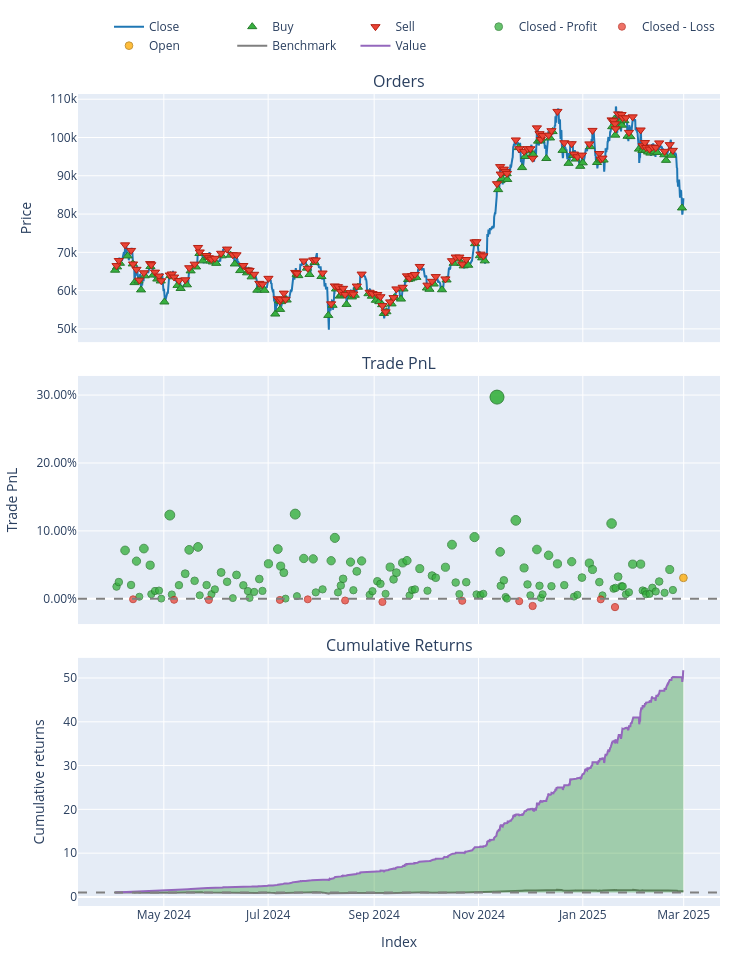

The notebook cell this image was saved under:
### Markdown cell above
Backtest with full dataset

### Code cell
import sys
import os
import warnings
from pathlib import Path

# ---------------------------------------------------------------------------
# 1) SET PROJECT ROOT AND UPDATE PATH/WORKING DIRECTORY
# ---------------------------------------------------------------------------
project_root = Path.cwd().parent.parent
sys.path.append(str(project_root))
os.chdir(str(project_root))
warnings.filterwarnings("ignore")

import pandas as pd
import numpy as np
import MetaTrader5 as mt5
import vectorbt as vbt
import joblib

# Our modules
from data.data_loader import get_data_mt5
from features.feature_engineering import add_all_ta_features
from features.labeling_schemes import create_labels_multi_bar  # Function for multi-bar labeling

# Sklearn
from sklearn.metrics import accuracy_score

###########################################################
# 1) DATA LOADING & FEATURE ENGINEERING
###########################################################
if not mt5.initialize():
    print("Failed to initialize MT5")
else:
    # Fetch 2000 most recent bars for backtesting
    data = get_data_mt5(symbol="BTCUSD", timeframe=mt5.TIMEFRAME_H4, n_bars=2000, start_pos=0)
    mt5.shutdown()

# Add technical features
df = add_all_ta_features(data)

# Create multi-bar classification labels, e.g. horizon=5, threshold=0.005
df_lbl = create_labels_multi_bar(df, horizon=5, threshold=0.005)

# X => all features except the label columns
X = df_lbl.drop(columns=["multi_bar_label", "future_return_h"])
y = df_lbl["multi_bar_label"]

# SHIFT labels from [-1,0,+1] => [0,1,2] to avoid Sklearn classification errors
y_shifted = y + 1  # -1 → 0, 0 → 1, +1 → 2

###########################################################
# 2) LOAD BEST CLASSIFICATION MODEL & TRAIN ON FULL DATASET
###########################################################
best_pipeline = joblib.load("models/saved_models/best_rf_mb_pipeline.pkl")
print("Loaded best classification model from 'best_rf_mb_pipeline.pkl'")

print("\nTraining on full dataset (No folds) ...")
best_pipeline.fit(X, y_shifted)  # Train on full dataset

# Predict on full dataset
preds_shifted = best_pipeline.predict(X)

# Shift predictions back to [-1,0,+1] class labels
preds = preds_shifted - 1

# Compute accuracy score against true labels (after shifting back)
y_true_unshifted = y_shifted - 1
accuracy = accuracy_score(y_true_unshifted, preds)
print(f"\nFull Dataset Accuracy: {accuracy:.4f}")

# Convert predicted classes => signals
# +1 => buy, -1 => sell, 0 => no position
signals = preds

###########################################################
# 3) RUN VECTORBT BACKTEST ON FULL DATASET
###########################################################
print("\nRunning Full Backtest on Entire 2000 Bars...")

# Align signals with the dataset
df_full = df_lbl.copy()
close_prices_full = df_full["close"]

if len(signals) < len(close_prices_full):
    signals = np.append(signals, [0] * (len(close_prices_full) - len(signals)))

signals_s = pd.Series(signals, index=close_prices_full.index)

fees = 0.0002  # 0.02% transaction cost per trade

pf_full = vbt.Portfolio.from_signals(
    close_prices_full,
    entries=signals_s > 0,
    exits=signals_s < 0,
    init_cash=10000,
    freq='4H',
    fees=fees
)

total_return = pf_full.total_return()
sharpe_ratio = pf_full.sharpe_ratio()

print("\nFull Backtest Results:")
print(f"Accuracy={accuracy:.2f}, Return={total_return:.2f}%, Sharpe={sharpe_ratio:.2f}")
print(pf_full.stats())

# Optional: Plot the backtest results
fig = pf_full.plot()
fig.show()

### Figure 1 — Plotly figure (JSON) as saved in the notebook; plotly's stock layout.template omitted (floating-point values rounded to 4 significant figures; data arrays with more than 128 entries replaced by an {"elided": "..."} marker saying what was removed)
{"data": [{"legendgroup": "0", "line": {"color": "#1f77b4"}, "name": "Close", "showlegend": true, "type": "scatter", "uid": "9bf9d9d6-e402-472f-b4c6-d7250118d3ea", "x": {"elided": "1995 str values"}, "xaxis": "x", "y": {"elided": "1995 float values"}, "yaxis": "y"}, {"customdata": {"elided": "138x3 float values"}, "hovertemplate": "Order Id: %{customdata[0]}<br>Timestamp: %{x}<br>Price: %{y}<br>Size: %{customdata[1]:.6f}<br>Fees: %{customdata[2]:.6f}", "legendgroup": "1", "marker": {"color": "#37B13F", "line": {"color": "rgb(38,123,44)", "width": 1}, "size": 8, "symbol": "triangle-up"}, "mode": "markers", "name": "Buy", "type": "scatter", "uid": "8f99265f-7f12-443a-acd9-03bc28ae65a1", "x": {"elided": "138 str values"}, "xaxis": "x", "y": {"elided": "138 float values"}, "yaxis": "y"}, {"customdata": {"elided": "137x3 float values"}, "hovertemplate": "Order Id: %{customdata[0]}<br>Timestamp: %{x}<br>Price: %{y}<br>Size: %{customdata[1]:.6f}<br>Fees: %{customdata[2]:.6f}", "legendgroup": "2", "marker": {"color": "#EA4335", "line": {"color": "rgb(181,31,18)", "width": 1}, "size": 8, "symbol": "triangle-down"}, "mode": "markers", "name": "Sell", "type": "scatter", "uid": "4169b1b5-20c7-4a62-a87c-61ed0568d2b6", "x": {"elided": "137 str values"}, "xaxis": "x", "y": {"elided": "137 float values"}, "yaxis": "y"}, {"customdata": {"elided": "125x4 float values"}, "hovertemplate": "Exit Trade Id: %{customdata[0]}<br>Position Id: %{customdata[1]}<br>Exit Timestamp: %{x}<br>PnL: %{customdata[2]:.6f}<br>Return: %{customdata[3]:.2%}", "legendgroup": "3", "marker": {"color": "#37B13F", "line": {"color": "rgb(38,123,44)", "width": 1}, "opacity": [0.7589, 0.7623, 0.7859, 0.7602, 0.7779, 0.7514, 0.7873, 0.7749, 0.7533, 0.7557, 0.756, 0.75, 0.8122, 0.7531, 0.76, 0.7685, 0.7863, 0.7633, 0.7885, 0.7525, 0.7601, 0.7533, 0.7569, 0.7695, 0.7625, 0.7504, 0.7676, 0.7599, 0.7556, 0.7505, 0.755, 0.7646, 0.7558, 0.7759, 0.7869, 0.7742, 0.7693, 0.75, 0.8129, 0.7519, 0.7799, 0.7796, 0.7547, 0.7569, 0.7782, 0.7952, 0.7547, 0.7598, 0.7647, 0.7772, 0.7562, 0.7703, 0.7781, 0.7528, 0.7556, 0.7629, 0.761, 0.7536, 0.7735, 0.7643, 0.7693, 0.7766, 0.7783, 0.7524, 0.7564, 0.7569, 0.7723, 0.7559, 0.7671, 0.7656, 0.7734, 0.7902, 0.762, 0.7534, 0.7622, 0.7958, 0.7532, 0.7527, 0.7536, 0.9, 0.7848, 0.7595, 0.7636, 0.7512, 0.75, 0.8083, 0.7728, 0.7606, 0.7525, 0.7866, 0.7596, 0.7506, 0.7532, 0.7823, 0.7592, 0.7759, 0.7601, 0.7775, 0.7515, 0.7528, 0.7657, 0.7764, 0.7717, 0.7623, 0.7524, 0.8059, 0.7574, 0.758, 0.7663, 0.7592, 0.7591, 0.7532, 0.7547, 0.7757, 0.7757, 0.7561, 0.7554, 0.7532, 0.7535, 0.7581, 0.7553, 0.7627, 0.7544, 0.7717, 0.7564], "size": [7.417, 7.575, 8.675, 7.474, 8.302, 7.066, 8.739, 8.161, 7.154, 7.266, 7.278, 7.001, 9.902, 7.144, 7.468, 7.865, 8.695, 7.619, 8.796, 7.116, 7.471, 7.154, 7.32, 7.91, 7.584, 7.018, 7.823, 7.463, 7.262, 7.025, 7.234, 7.681, 7.269, 8.21, 8.722, 8.13, 7.902, 7.001, 9.937, 7.086, 8.395, 8.381, 7.218, 7.323, 8.316, 9.11, 7.217, 7.456, 7.687, 8.271, 7.292, 7.948, 8.309, 7.132, 7.259, 7.604, 7.515, 7.166, 8.096, 7.669, 7.901, 8.242, 8.321, 7.111, 7.298, 7.322, 8.042, 7.275, 7.8, 7.726, 8.091, 8.875, 7.56, 7.158, 7.571, 9.137, 7.148, 7.126, 7.168, 14, 8.625, 7.445, 7.636, 7.058, 7, 9.719, 8.066, 7.495, 7.117, 8.707, 7.448, 7.026, 7.15, 8.507, 7.431, 8.208, 7.469, 8.283, 7.072, 7.132, 7.731, 8.234, 8.011, 7.573, 7.114, 9.609, 7.346, 7.373, 7.762, 7.43, 7.422, 7.15, 7.22, 8.197, 8.199, 7.283, 7.251, 7.151, 7.165, 7.376, 7.249, 7.595, 7.203, 8.011, 7.299], "symbol": "circle"}, "mode": "markers", "name": "Closed - Profit", "type": "scatter", "uid": "77f748a2-64cd-44b1-b51b-46924b81aa68", "x": ["2024-04-03T08:00:00", "2024-04-04T16:00:00", "2024-04-08T08:00:00", "2024-04-11T20:00:00", "2024-04-15T00:00:00", "2024-04-16T16:00:00", "2024-04-19T08:00:00", "2024-04-23T00:00:00", "2024-04-23T16:00:00", "2024-04-25T20:00:00", "2024-04-28T04:00:00", "2024-04-29T12:00:00", "2024-05-04T12:00:00", "2024-05-05T16:00:00", "2024-05-09T20:00:00", "2024-05-13T12:00:00", "2024-05-15T20:00:00", "2024-05-19T00:00:00", "2024-05-21T00:00:00", "2024-05-22T00:00:00", "2024-05-26T00:00:00", "2024-05-28T20:00:00", "2024-05-30T20:00:00", "2024-06-03T12:00:00", "2024-06-07T00:00:00", "2024-06-10T08:00:00", "2024-06-12T12:00:00", "2024-06-16T12:00:00", "2024-06-19T04:00:00", "2024-06-20T04:00:00", "2024-06-22T20:00:00", "2024-06-25T20:00:00", "2024-06-27T16:00:00", "2024-07-01T04:00:00", "2024-07-06T16:00:00", "2024-07-08T08:00:00", "2024-07-10T04:00:00", "2024-07-11T04:00:00", "2024-07-16T20:00:00", "2024-07-17T20:00:00", "2024-07-21T20:00:00", "2024-07-27T08:00:00", "2024-07-28T20:00:00", "2024-08-01T20:00:00", "2024-08-06T20:00:00", "2024-08-09T00:00:00", "2024-08-10T20:00:00", "2024-08-12T12:00:00", "2024-08-13T20:00:00", "2024-08-18T04:00:00", "2024-08-19T20:00:00", "2024-08-21T20:00:00", "2024-08-24T16:00:00", "2024-08-29T08:00:00", "2024-08-31T00:00:00", "2024-09-02T20:00:00", "2024-09-04T16:00:00", "2024-09-07T16:00:00", "2024-09-10T08:00:00", "2024-09-12T08:00:00", "2024-09-14T00:00:00", "2024-09-17T16:00:00", "2024-09-20T04:00:00", "2024-09-21T16:00:00", "2024-09-23T04:00:00", "2024-09-24T20:00:00", "2024-09-27T16:00:00", "2024-10-02T04:00:00", "2024-10-04T20:00:00", "2024-10-07T00:00:00", "2024-10-12T16:00:00", "2024-10-16T12:00:00", "2024-10-18T16:00:00", "2024-10-20T20:00:00", "2024-10-24T20:00:00", "2024-10-29T16:00:00", "2024-10-30T20:00:00", "2024-11-02T04:00:00", "2024-11-03T20:00:00", "2024-11-11T20:00:00", "2024-11-13T16:00:00", "2024-11-14T00:00:00", "2024-11-15T20:00:00", "2024-11-16T20:00:00", "2024-11-17T16:00:00", "2024-11-22T20:00:00", "2024-11-27T16:00:00", "2024-11-29T16:00:00", "2024-12-01T08:00:00", "2024-12-05T04:00:00", "2024-12-06T16:00:00", "2024-12-07T12:00:00", "2024-12-08T12:00:00", "2024-12-12T00:00:00", "2024-12-13T16:00:00", "2024-12-17T04:00:00", "2024-12-21T04:00:00", "2024-12-25T12:00:00", "2024-12-26T20:00:00", "2024-12-28T20:00:00", "2024-12-31T12:00:00", "2025-01-04T20:00:00", "2025-01-06T16:00:00", "2025-01-10T16:00:00", "2025-01-12T12:00:00", "2025-01-17T20:00:00", "2025-01-19T00:00:00", "2025-01-20T04:00:00", "2025-01-21T16:00:00", "2025-01-23T16:00:00", "2025-01-24T08:00:00", "2025-01-26T04:00:00", "2025-01-28T00:00:00", "2025-01-30T04:00:00", "2025-02-03T20:00:00", "2025-02-05T00:00:00", "2025-02-06T08:00:00", "2025-02-07T00:00:00", "2025-02-09T00:00:00", "2025-02-10T16:00:00", "2025-02-12T16:00:00", "2025-02-14T16:00:00", "2025-02-17T20:00:00", "2025-02-20T20:00:00", "2025-02-22T16:00:00"], "xaxis": "x2", "y": [0.01802, 0.02471, 0.07129, 0.02042, 0.05549, 0.003135, 0.07402, 0.04953, 0.006855, 0.0116, 0.01213, 0.0003879, 0.1233, 0.006436, 0.02014, 0.03699, 0.07217, 0.02658, 0.07643, 0.005225, 0.02027, 0.006875, 0.0139, 0.03889, 0.0251, 0.001109, 0.0352, 0.01996, 0.01144, 0.001406, 0.01024, 0.02919, 0.01174, 0.05163, 0.07329, 0.04821, 0.03854, 0.0003753, 0.1248, 0.003995, 0.05944, 0.05887, 0.009565, 0.01401, 0.05611, 0.08975, 0.009536, 0.01965, 0.02946, 0.05419, 0.01269, 0.04048, 0.05581, 0.005903, 0.01132, 0.02592, 0.02215, 0.007377, 0.04677, 0.02867, 0.03851, 0.05297, 0.05632, 0.00505, 0.01297, 0.01396, 0.04447, 0.012, 0.03422, 0.0311, 0.04656, 0.07978, 0.02405, 0.007008, 0.02453, 0.09089, 0.00658, 0.005659, 0.007465, 0.297, 0.06919, 0.0192, 0.02727, 0.002798, 0.0003294, 0.1155, 0.04549, 0.02129, 0.005273, 0.07265, 0.01929, 0.001446, 0.006705, 0.06419, 0.01861, 0.05152, 0.02021, 0.0547, 0.003363, 0.005935, 0.0313, 0.05264, 0.04317, 0.02463, 0.005143, 0.1109, 0.01501, 0.01615, 0.03263, 0.01854, 0.01823, 0.006677, 0.009652, 0.05107, 0.05113, 0.01233, 0.01097, 0.006745, 0.007302, 0.01627, 0.01087, 0.02553, 0.008946, 0.04318, 0.013], "yaxis": "y2"}, {"customdata": [[4, 4, -7.18, -0.0006298], [15, 15, -22.08, -0.001392], [23, 23, -32.58, -0.001601], [38, 38, -43.98, -0.001566], [45, 45, -24.78, -0.0006784], [54, 54, -117.9, -0.002443], [63, 63, -276.6, -0.004593], [81, 81, -295.7, -0.002905], [94, 94, -649.5, -0.003455], [98, 98, -2115.0, -0.01052], [114, 114, -239.6, -0.0007608], [118, 118, -4327.0, -0.01213]], "hovertemplate": "Exit Trade Id: %{customdata[0]}<br>Position Id: %{customdata[1]}<br>Exit Timestamp: %{x}<br>PnL: %{customdata[2]:.6f}<br>Return: %{customdata[3]:.2%}", "legendgroup": "4", "marker": {"color": "#EA4335", "line": {"color": "rgb(181,31,18)", "width": 1}, "opacity": [0.7502, 0.7505, 0.7506, 0.7506, 0.7502, 0.7511, 0.7522, 0.7513, 0.7516, 0.7552, 0.7502, 0.756], "size": [7.007, 7.025, 7.03, 7.029, 7.008, 7.05, 7.101, 7.061, 7.074, 7.24, 7.01, 7.278], "symbol": "circle"}, "mode": "markers", "name": "Closed - Loss", "type": "scatter", "uid": "84d94ad4-ac45-4381-a498-11656f87b078", "x": ["2024-04-13T00:00:00", "2024-05-07T00:00:00", "2024-05-27T08:00:00", "2024-07-07T20:00:00", "2024-07-24T04:00:00", "2024-08-15T00:00:00", "2024-09-05T20:00:00", "2024-10-22T12:00:00", "2024-11-24T20:00:00", "2024-12-02T16:00:00", "2025-01-11T12:00:00", "2025-01-19T20:00:00"], "xaxis": "x2", "y": [-0.0006298, -0.001392, -0.001601, -0.001566, -0.0006784, -0.002443, -0.004593, -0.002905, -0.003455, -0.01052, -0.0007608, -0.01213], "yaxis": "y2"}, {"customdata": [[137, 137, 15510.0, 0.0309]], "hovertemplate": "Exit Trade Id: %{customdata[0]}<br>Position Id: %{customdata[1]}<br>Exit Timestamp: %{x}<br>PnL: %{customdata[2]:.6f}<br>Return: %{customdata[3]:.2%}", "legendgroup": "5", "marker": {"color": "#FFAA00", "line": {"color": "rgb(178,118,0)", "width": 1}, "opacity": [0.7655], "size": [7.721], "symbol": "circle"}, "mode": "markers", "name": "Open", "type": "scatter", "uid": "1dff4691-e180-41d5-81cf-b5a55685d18a", "x": ["2025-02-28T20:00:00"], "xaxis": "x2", "y": [0.0309], "yaxis": "y2"}, {"legendgroup": "6", "line": {"color": "#7f7f7f"}, "name": "Benchmark", "showlegend": true, "type": "scatter", "uid": "7984c2dd-8dab-4386-8e7c-f08dfc1f9fc4", "x": {"elided": "1995 str values"}, "xaxis": "x3", "y": {"elided": "1995 float values"}, "yaxis": "y3"}, {"hoverinfo": "skip", "legendgroup": "7", "line": {"color": "rgba(0, 0, 0, 0)", "width": 0}, "opacity": 0, "showlegend": false, "type": "scatter", "uid": "0cca7638-72d1-4862-9258-0dc761b7d668", "x": {"elided": "1995 str values"}, "xaxis": "x3", "y": {"elided": "1995 int values"}, "yaxis": "y3"}, {"connectgaps": false, "fill": "tonexty", "fillcolor": "rgba(0, 128, 0, 0.3)", "hoverinfo": "skip", "legendgroup": "7", "line": {"color": "rgba(0, 0, 0, 0)", "width": 0}, "opacity": 0, "showlegend": false, "type": "scatter", "uid": "626299d5-f7a5-45d7-bed0-028e3b2c842c", "x": {"elided": "1995 str values"}, "xaxis": "x3", "y": {"elided": "1995 float values"}, "yaxis": "y3"}, {"hoverinfo": "skip", "legendgroup": "7", "line": {"color": "rgba(0, 0, 0, 0)", "width": 0}, "opacity": 0, "showlegend": false, "type": "scatter", "uid": "11ef9e0a-f73e-4c4a-bb34-34884601a7c6", "x": {"elided": "1995 str values"}, "xaxis": "x3", "y": {"elided": "1995 int values"}, "yaxis": "y3"}, {"connectgaps": false, "fill": "tonexty", "fillcolor": "rgba(255, 0, 0, 0.3)", "hoverinfo": "skip", "legendgroup": "7", "line": {"color": "rgba(0, 0, 0, 0)", "width": 0}, "opacity": 0, "showlegend": false, "type": "scatter", "uid": "cda23f0a-cbda-4a62-a571-32f3bde57baf", "x": {"elided": "1995 str values"}, "xaxis": "x3", "y": {"elided": "1995 float values"}, "yaxis": "y3"}, {"legendgroup": "8", "line": {"color": "#9467bd"}, "name": "Value", "showlegend": true, "type": "scatter", "uid": "22e9738c-743d-4139-b952-904ffa84ec99", "x": {"elided": "1995 str values"}, "xaxis": "x3", "y": {"elided": "1995 float values"}, "yaxis": "y3"}, {"hoverinfo": "skip", "legendgroup": "7", "line": {"color": "rgba(0, 0, 0, 0)", "width": 0}, "opacity": 0, "showlegend": false, "type": "scatter", "uid": "87a8a60a-37f1-4fb4-8eb9-3c60abefd98c", "x": {"elided": "1995 str values"}, "xaxis": "x3", "y": {"elided": "1995 int values"}, "yaxis": "y3"}], "layout": {"annotations": [{"font": {"size": 16}, "showarrow": false, "text": "Orders", "x": 0.5, "xanchor": "center", "xref": "paper", "y": 1, "yanchor": "bottom", "yref": "paper"}, {"font": {"size": 16}, "showarrow": false, "text": "Trade PnL", "x": 0.5, "xanchor": "center", "xref": "paper", "y": 0.6528, "yanchor": "bottom", "yref": "paper"}, {"font": {"size": 16}, "showarrow": false, "text": "Cumulative Returns", "x": 0.5, "xanchor": "center", "xref": "paper", "y": 0.3056, "yanchor": "bottom", "yref": "paper"}], "height": 960, "legend": {"orientation": "h", "traceorder": "normal", "x": 1, "xanchor": "right", "y": 1.042, "yanchor": "bottom"}, "margin": {"b": 30, "l": 30, "r": 30, "t": 30}, "shapes": [{"line": {"color": "gray", "dash": "dash"}, "type": "line", "x0": 0, "x1": 1, "xref": "paper", "y0": 0, "y1": 0, "yref": "y2"}, {"line": {"color": "gray", "dash": "dash"}, "type": "line", "x0": 0, "x1": 1, "xref": "paper", "y0": 1, "y1": 1, "yref": "y3"}], "showlegend": true, "width": 750, "xaxis": {"anchor": "y", "domain": [0, 1], "matches": "x3", "showticklabels": false}, "xaxis2": {"anchor": "y2", "domain": [0, 1], "matches": "x3", "showticklabels": false}, "xaxis3": {"anchor": "y3", "domain": [0, 1], "title": {"text": "Index"}}, "yaxis": {"anchor": "x", "domain": [0.6944, 1], "title": {"text": "Price"}}, "yaxis2": {"anchor": "x2", "domain": [0.3472, 0.6528], "tickformat": ".2%", "title": {"text": "Trade PnL"}}, "yaxis3": {"anchor": "x3", "domain": [0, 0.3056], "title": {"text": "Cumulative returns"}}}}
